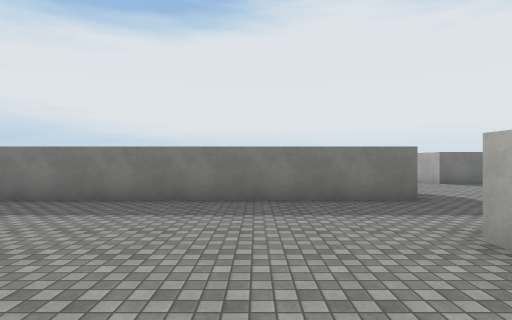
View 1 (above)

16 first-person views from a walk through a scene from a Unity 3-D project. The camera is 1.5 m above the floor, looks level and sees 80° across. The floor is counted in squares, 2 m on a side. Each view is taken from the middle of a square. On the plan, view 1 faces up. The plan holds only what a view shows up to about 10 squares ahead; the rest is blank. The place goes on beyond the plan. The player character is not drawn. Surface patterns are stand-ins for the level's own textures.

View 2
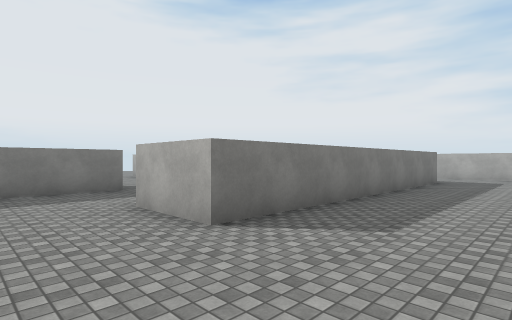

View 3
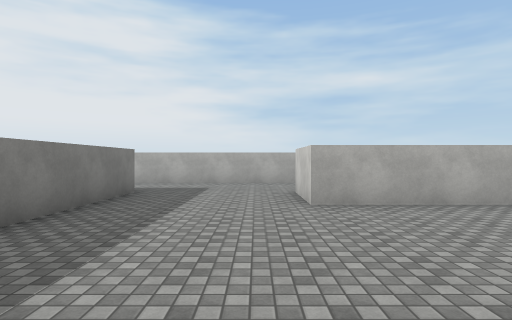

View 4
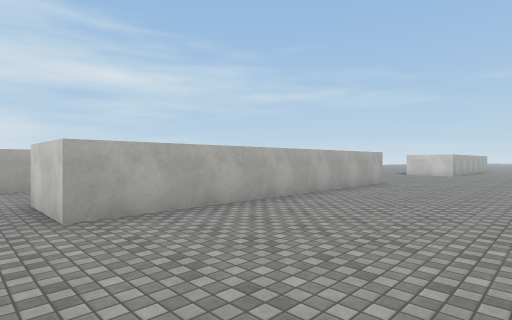

View 5
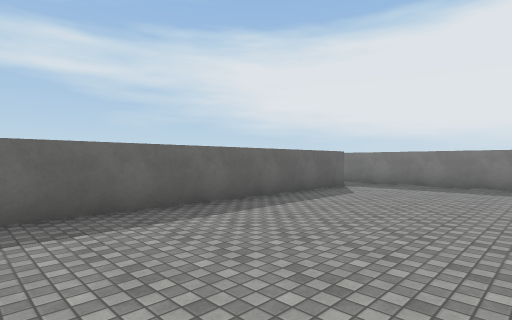

View 6
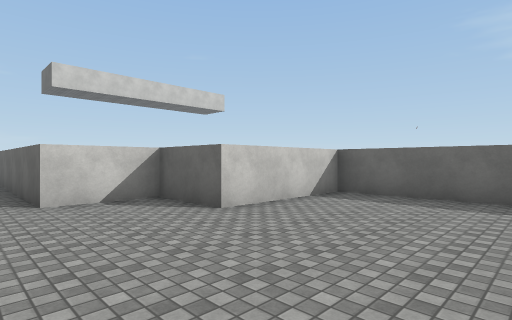

View 7
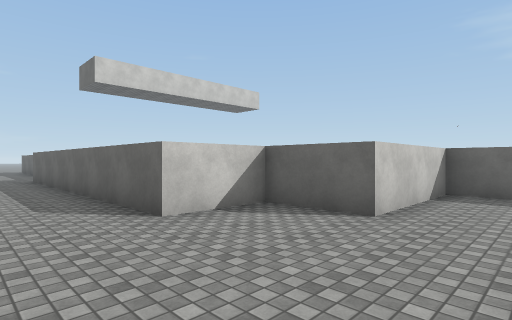

View 8
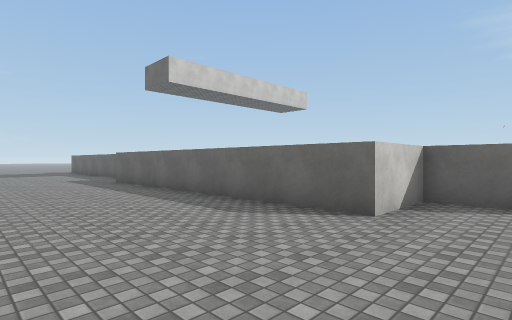

View 9
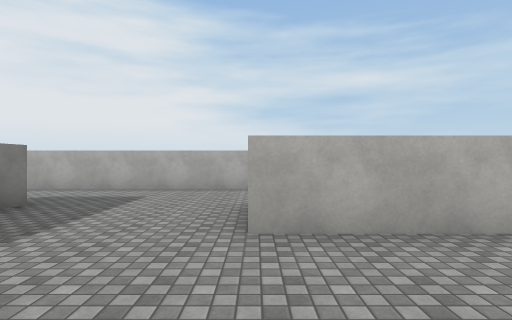

View 10
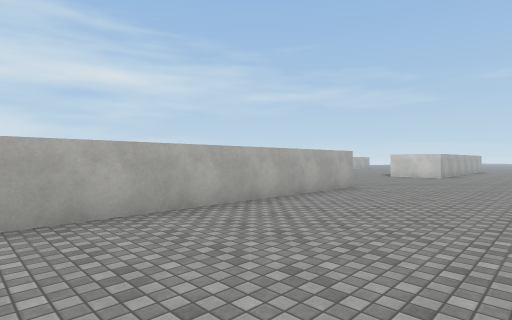

View 11
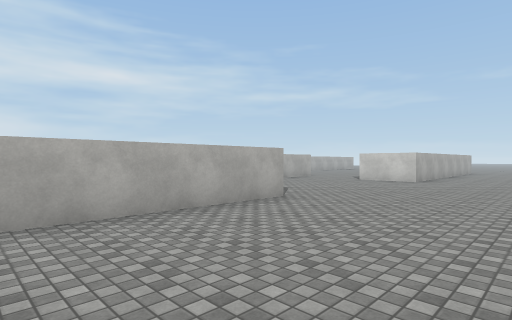

View 12
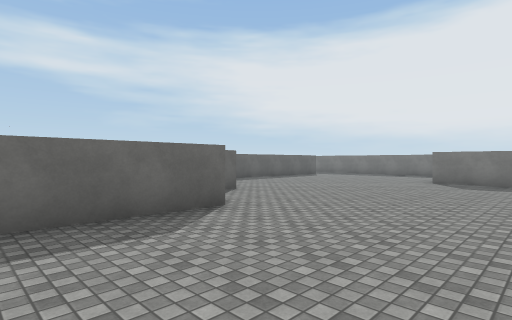

View 13
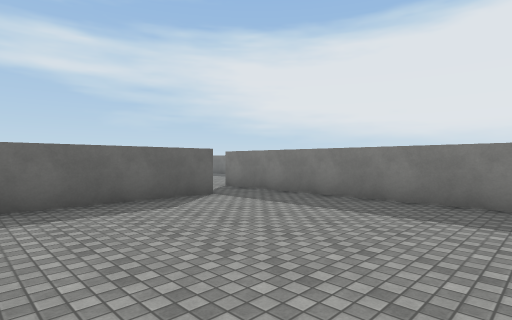

View 14
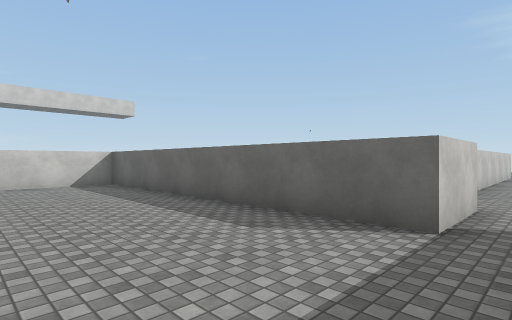

View 15
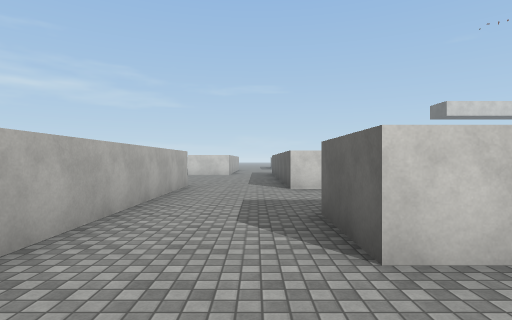

View 16
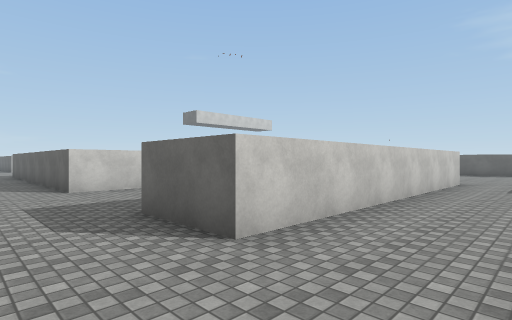

### Floor plan
Points are (right, up) in squares from view 1. A wall is a line through its corners. A room is listed if a view was taken in it or the views show most of it. See-through windows are left out.
Room 1 (views 1, 2, 3, 4, 5, 6, 7, 8, 9, 10, 11, 12, 13, 14)
walls: (1.4, 5.7) (-6, 5.7); (11.1, 2.8) (11.1, 0.8) (2.1, 0.8) (2.1, 2.8); (9.1, -12) (9.1, -2.9) (11.1, -2.9); (14, -3.9) (14, 3); (-6.5, 4.1) (-4.5, 4.1) (-4.5, -4.7) (-1, -4.7) (-1, -6.7) (1, -6.7) (1, -12.5)
ways out: opening at (-5.5, 5) to room 2; opening at (1, 4) to room 2; opening at (12.5, -3) to room 2; opening at (12.5, 1.5) to room 2
Room 2 (views 15, 16)
walls: (7.2, 9.6) (5.8, 9.6); (3.1, 5.7) (1.4, 5.7); (2.1, 2.8) (11.1, 2.8); (11.1, -2.9) (11.1, -7.2); (-13.6, 3.6) (-10.1, 3.6)
ways out: opening at (-5.5, 5) to room 1; opening at (1, 4) to room 1; opening at (12.5, -3) to room 1; opening at (12.5, 1.5) to room 1

Where each view was taken, in squares from view 1:
view 1: 0 up, 0 right, facing up
view 2: 2 down, 0 right, facing up-right
view 3: 2 down, 4 right, facing right
view 4: 2 down, 5 right, facing down-right
view 5: 4 down, 0 right, facing up-left
view 6: 1 down, 2 right, facing down-left
view 7: 3 down, 3 right, facing down-left
view 8: 5 down, 5 right, facing down-left
view 9: 3 down, 6 right, facing right
view 10: 4 down, 5 right, facing down-right
view 11: 7 down, 5 right, facing down-right
view 12: 10 down, 5 right, facing up-left
view 13: 0 up, 1 right, facing up-left
view 14: 5 up, 1 left, facing down-left
view 15: 5 up, 12 right, facing down
view 16: 5 up, 13 right, facing down-left
